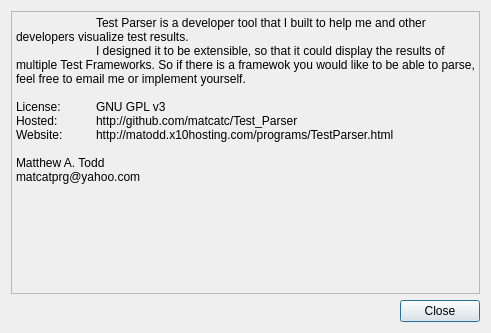
<?xml version="1.0" encoding="UTF-8"?>
<ui version="4.0">
 <class>AboutDialog</class>
 <widget class="QDialog" name="AboutDialog">
  <property name="geometry">
   <rect>
    <x>0</x>
    <y>0</y>
    <width>491</width>
    <height>333</height>
   </rect>
  </property>
  <property name="windowTitle">
   <string>About Test Parser</string>
  </property>
  <layout class="QVBoxLayout" name="verticalLayout">
   <item>
    <widget class="QPlainTextEdit" name="plainTextEdit">
     <property name="palette">
      <palette>
       <active>
        <colorrole role="Base">
         <brush brushstyle="SolidPattern">
          <color alpha="0">
           <red>170</red>
           <green>170</green>
           <blue>0</blue>
          </color>
         </brush>
        </colorrole>
       </active>
       <inactive>
        <colorrole role="Base">
         <brush brushstyle="SolidPattern">
          <color alpha="0">
           <red>170</red>
           <green>170</green>
           <blue>0</blue>
          </color>
         </brush>
        </colorrole>
       </inactive>
       <disabled>
        <colorrole role="Base">
         <brush brushstyle="SolidPattern">
          <color alpha="255">
           <red>255</red>
           <green>255</green>
           <blue>255</blue>
          </color>
         </brush>
        </colorrole>
       </disabled>
      </palette>
     </property>
     <property name="autoFillBackground">
      <bool>false</bool>
     </property>
     <property name="plainText">
      <string>	Test Parser is a developer tool that I built to help me and other developers visualize test results.
	I designed it to be extensible, so that it could display the results of multiple Test Frameworks. So if there is a framewok you would like to be able to parse, feel free to email me or implement yourself.

License:	GNU GPL v3
Hosted: 	http://github.com/matcatc/Test_Parser
Website: 	http://matodd.x10hosting.com/programs/TestParser.html

Matthew A. Todd
matcatprg@yahoo.com</string>
     </property>
     <property name="textInteractionFlags">
      <set>Qt::TextSelectableByKeyboard|Qt::TextSelectableByMouse</set>
     </property>
    </widget>
   </item>
   <item>
    <widget class="QDialogButtonBox" name="buttonBox">
     <property name="orientation">
      <enum>Qt::Horizontal</enum>
     </property>
     <property name="standardButtons">
      <set>QDialogButtonBox::Close</set>
     </property>
    </widget>
   </item>
  </layout>
  <action name="actionClose">
   <property name="text">
    <string>close</string>
   </property>
   <property name="shortcut">
    <string>Ctrl+Q</string>
   </property>
  </action>
 </widget>
 <resources/>
 <connections>
  <connection>
   <sender>buttonBox</sender>
   <signal>clicked(QAbstractButton*)</signal>
   <receiver>AboutDialog</receiver>
   <slot>accept()</slot>
   <hints>
    <hint type="sourcelabel">
     <x>298</x>
     <y>242</y>
    </hint>
    <hint type="destinationlabel">
     <x>180</x>
     <y>183</y>
    </hint>
   </hints>
  </connection>
 </connections>
</ui>
